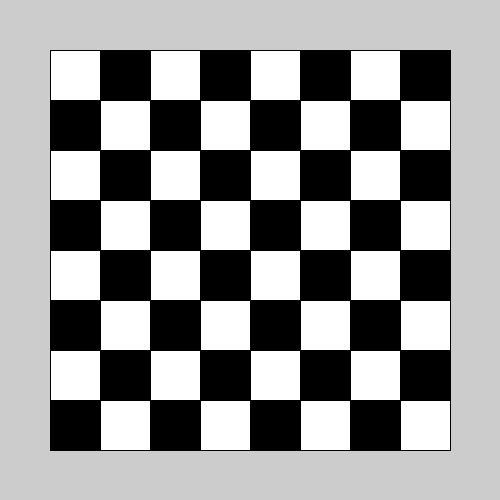
Frame 1 (no input)
Frame 60 (the mouse pressed at the canvas centre just before this capture): identical to frame 1, image omitted
Frame 120 (the mouse held since frame 60 and released just before this capture): identical to frame 1, image omitted

The Processing sketch that drew this single still picture (run headless with seeded random() and noise(); from frame 60 on, the mouse is pressed at the canvas centre):

// Processing sketch: Grid_and_Chequer_Board
// ── Grid_and_Chequer_Board.pde
void setup(){
  size(500,500);
}

void Grid(float anchor_x , float anchor_y, float square_size, float grid_dimension){
  //anchor is located at the top left corner of the grid
  //grid dimension is how many squares the grid has on a row/column
  for (int count = 0; count <(grid_dimension+1);count++){
    //draws the horizontal, then vertical line
    line((anchor_x) , (anchor_y+ (count*square_size)) , (anchor_x + (grid_dimension*square_size)) , (anchor_y + (count*square_size)));
    line((anchor_x + (count*square_size)) , (anchor_y) , (anchor_x + (count*square_size)) , (anchor_y + (grid_dimension*square_size)));
  }
}

void Chequer_Board(float anchor_x , float anchor_y, float square_size, float grid_dimension){
  for (int row = 0; row <(grid_dimension);row++){
    for (int column = 0; column <(grid_dimension);column++){
      if ((row % 2 == 0) && (column % 2 == 0) || (row % 2 != 0) && (column % 2 != 0) ){
          fill(255);
        }else{
          fill(0);
      }
      rect((anchor_x + (square_size * row)) , (anchor_y + (square_size * column)) , square_size , square_size);
    }
  }
}


void draw(){
  //Grid(50,50,50,8);
  Chequer_Board(50,50,50,8);
}
